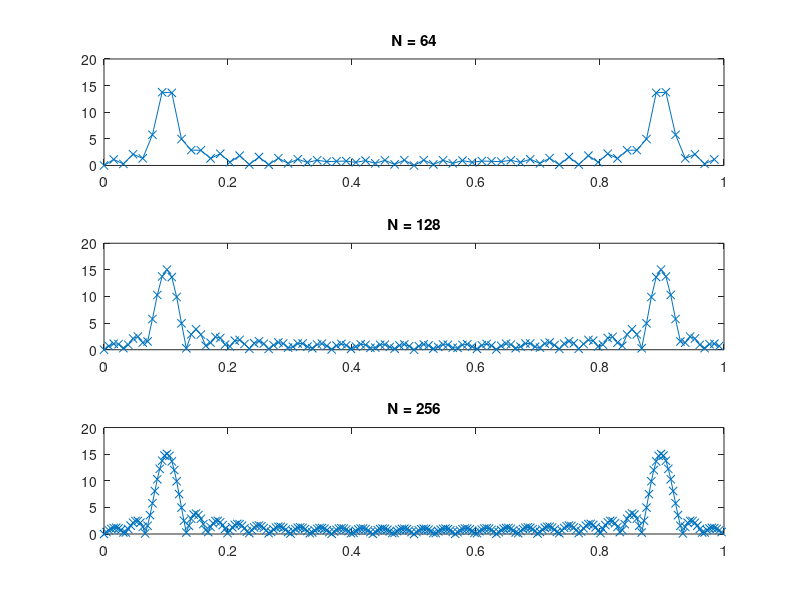

Recreate this plot in MATLAB.
clear
clc
% semakin panjang N maka
n = [0:29];
x = cos(2*pi*n/10);

N1 = 64;
N2 = 128;
N3 = 256;

X1 = abs(fft(x,N1));
X2 = abs(fft(x,N2));
X3 = abs(fft(x,N3));

F1 = [0 : N1 - 1]/N1;
F2 = [0 : N2 - 1]/N2;
F3 = [0 : N3 - 1]/N3;

subplot(3,1,1)
plot(F1,X1,'-x'),title('N = 64'),axis([0 1 0 20])
subplot(3,1,2)
plot(F2,X2,'-x'),title('N = 128'),axis([0 1 0 20])
subplot(3,1,3)
plot(F3,X3,'-x'),title('N = 256'),axis([0 1 0 20])
